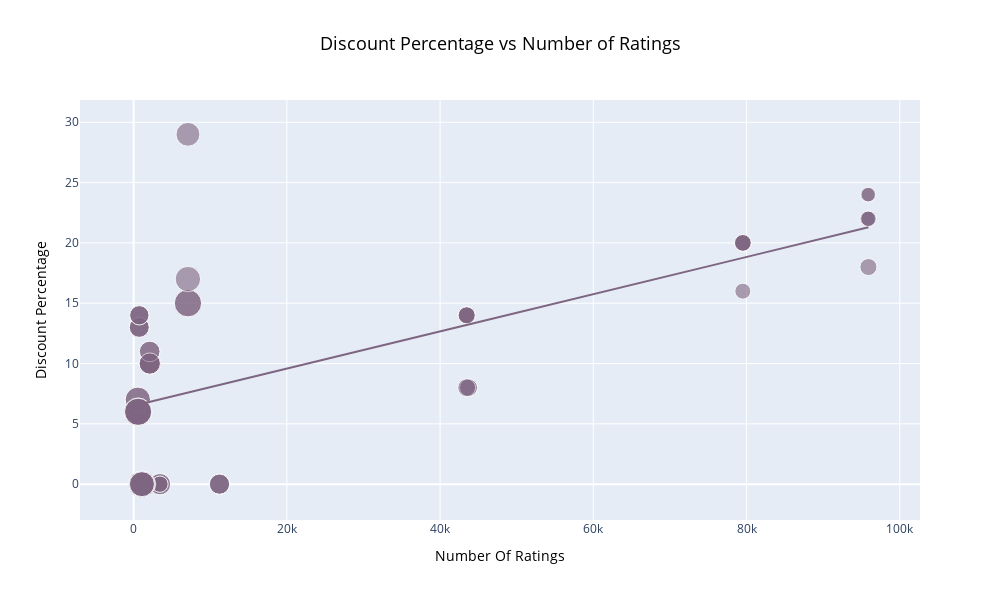

Notebook source saved alongside this figure:
### Markdown cell above
<span style="font-size: 24px; font-weight: bold;">Relationship between the discount percentage and number of ratings of iPhones on flipkart</span>

### Code cell
figure = px.scatter(df, x='Number Of Ratings', y='Discount Percentage', size='Mrp', color_discrete_sequence=['#7e6581'], 
                    opacity=0.6, trendline='ols',title="Discount Percentage vs Number of Ratings") #size: Bubble size
figure.update_layout(width=1000,
                     height=600,
                     title_font=dict(size=18, color='black'),
                     title=dict(x=0.5, xanchor='center'),# Center align (0 = left, 1 = right)
                     xaxis=dict(title_font=dict(size=14, color='black')),
                     yaxis=dict(title_font=dict(size=14, color='black'))
                    )
figure.show()

### Figure 1 — Plotly figure (JSON) as saved in the notebook; plotly's stock layout.template omitted (floating-point values rounded to 4 significant figures)
{"data": [{"hovertemplate": "Number Of Ratings=%{x}<br>Discount Percentage=%{y}<br>Mrp=%{marker.size}<extra></extra>", "legendgroup": "", "marker": {"color": "#7e6581", "opacity": 0.6, "size": [49900, 84900, 84900, 77000, 77000, 49900, 49900, 77000, 89900, 52900, 47900, 52900, 52900, 52900, 131900, 117100, 131900, 117100, 106600, 140300, 117100, 140300, 121300, 54900, 149900, 139900, 74900, 129900, 69900, 84900, 119900, 139900, 129900, 74900, 74900, 84900, 84900, 129900, 69900, 129900, 84900, 149900, 79900, 79900, 84900, 69900, 119900, 129900, 139900, 139900, 59900, 59900, 39900, 44900, 44900, 44900, 59900, 39900, 54900, 54900, 54900, 54900], "sizemode": "area", "sizeref": 374.8, "symbol": "circle"}, "mode": "markers", "name": "", "orientation": "v", "showlegend": false, "type": "scatter", "x": [3431, 3431, 3431, 11202, 11202, 3431, 3431, 11202, 1454, 79512, 79512, 79582, 79512, 79512, 1078, 1078, 1078, 1078, 7088, 7088, 1078, 7088, 7081, 95909, 542, 580, 740, 545, 740, 2101, 545, 580, 580, 730, 730, 2101, 2101, 580, 740, 580, 2092, 545, 2101, 2092, 2101, 740, 545, 580, 580, 580, 43707, 43707, 95807, 95909, 95807, 95909, 43470, 95909, 43470, 43470, 43470, 43470], "xaxis": "x", "y": [0, 0, 0, 0, 0, 0, 0, 0, 0, 20, 16, 20, 20, 20, 0, 0, 0, 0, 29, 15, 0, 15, 17, 18, 6, 6, 13, 6, 14, 10, 7, 6, 6, 13, 13, 10, 10, 6, 14, 6, 10, 6, 11, 11, 10, 14, 7, 6, 6, 6, 8, 8, 24, 22, 22, 22, 8, 24, 14, 14, 14, 14], "yaxis": "y"}, {"hovertemplate": "<b>OLS trendline</b><br>Discount Percentage = 0.000154292 * Number Of Ratings + 6.49233<br>R<sup>2</sup>=0.468988<br><br>Number Of Ratings=%{x}<br>Discount Percentage=%{y} <b>(trend)</b><extra></extra>", "legendgroup": "", "marker": {"color": "#7e6581", "symbol": "circle"}, "mode": "lines", "name": "", "showlegend": false, "type": "scatter", "x": [542, 545, 545, 545, 545, 580, 580, 580, 580, 580, 580, 580, 580, 730, 730, 740, 740, 740, 740, 1078, 1078, 1078, 1078, 1078, 1454, 2092, 2092, 2101, 2101, 2101, 2101, 2101, 3431, 3431, 3431, 3431, 3431, 7081, 7088, 7088, 7088, 11202, 11202, 11202, 43470, 43470, 43470, 43470, 43470, 43707, 43707, 79512, 79512, 79512, 79512, 79582, 95807, 95807, 95909, 95909, 95909, 95909], "xaxis": "x", "y": [6.576, 6.576, 6.576, 6.576, 6.576, 6.582, 6.582, 6.582, 6.582, 6.582, 6.582, 6.582, 6.582, 6.605, 6.605, 6.607, 6.607, 6.607, 6.607, 6.659, 6.659, 6.659, 6.659, 6.659, 6.717, 6.815, 6.815, 6.816, 6.816, 6.816, 6.816, 6.816, 7.022, 7.022, 7.022, 7.022, 7.022, 7.585, 7.586, 7.586, 7.586, 8.221, 8.221, 8.221, 13.2, 13.2, 13.2, 13.2, 13.2, 13.24, 13.24, 18.76, 18.76, 18.76, 18.76, 18.77, 21.27, 21.27, 21.29, 21.29, 21.29, 21.29], "yaxis": "y"}], "layout": {"height": 600, "legend": {"itemsizing": "constant", "tracegroupgap": 0}, "title": {"font": {"color": "black", "size": 18}, "text": "Discount Percentage vs Number of Ratings", "x": 0.5, "xanchor": "center"}, "width": 1000, "xaxis": {"anchor": "y", "autorange": true, "domain": [0, 1], "range": [-7004.0, 102600.0], "title": {"font": {"color": "black", "size": 14}, "text": "Number Of Ratings"}, "type": "linear"}, "yaxis": {"anchor": "x", "autorange": true, "domain": [0, 1], "range": [-2.97, 31.85], "title": {"font": {"color": "black", "size": 14}, "text": "Discount Percentage"}, "type": "linear"}}}
